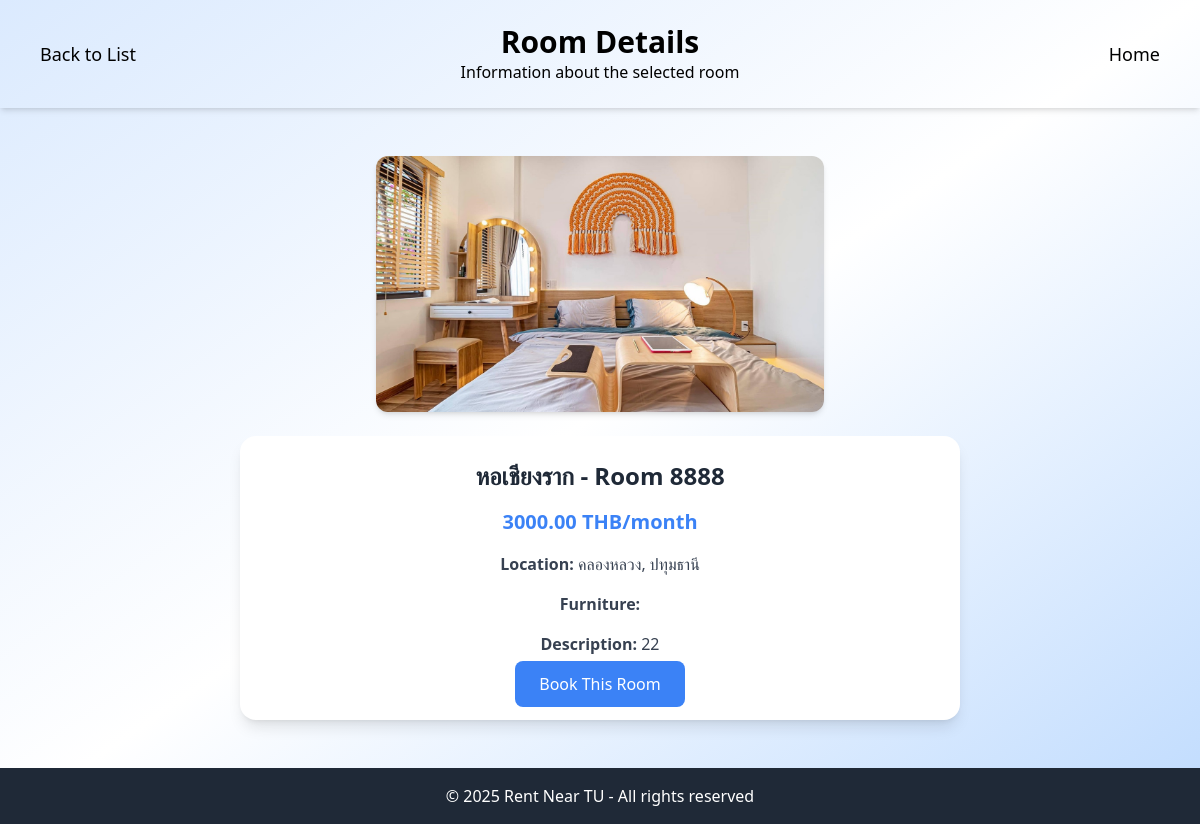
The app's page /rooms/14/ with its own data.
### myapp/models.py (models this page shows, shortened)
class Room(models.Model):
    landlord = models.ForeignKey(Landlord, on_delete=models.CASCADE, related_name='rooms', null=True, blank=True)
    dorm_name = models.CharField(max_length=255)
    room_name = models.CharField(max_length=255)
    image = models.ImageField(upload_to='room_images/', blank=True, null=True)
    price = models.DecimalField(max_digits=10, decimal_places=2)
    location = models.CharField(max_length=255)
    furniture = models.TextField()
    size = models.FloatField()
    description = models.TextField(blank=True, null=True)
    available = models.BooleanField(default=True)
    created_at = models.DateTimeField(auto_now_add=True)

### myapp/views.py (the view)
# urls.py: path('rooms/<int:pk>/', views.RoomDetailView.as_view(), name='room_detail'),
class RoomDetailView(DetailView):
    model = Room
    template_name = 'room_detail.html'
    context_object_name = 'room'

### myapp/templates/room_detail.html (shortened to what this page needs)
<!DOCTYPE html>
<html lang="en">
<head>
    <script src="https://cdn.tailwindcss.com"></script>
</head>
<body class="bg-gradient-to-br from-blue-100 via-white to-blue-200 min-h-screen flex flex-col items-center justify-between font-sans space-y-6">
    <header class="text-white p-6 text-center w-full shadow-md">
        <h1 class="text-3xl font-bold text-black">Room Details</h1>
        <p class="text-black">Information about the selected room</p>
    </header>
    <nav class="absolute top-4 right-10">
        <ul class="flex space-x-6">
            <li><a href="{% url 'home' %}" class="text-black hover:text-blue-400 font-medium text-lg">Home</a></li>
        </ul>
    </nav>
    <nav class="absolute top-4 left-10">
        <ul class="flex space-x-6">
            <li><a href="{% url 'room_list' %}" class="text-black hover:text-blue-400 font-medium text-lg">Back to List</a></li>
        </ul>
    </nav>
    <section class="container mx-auto p-6 w-full max-w-3xl flex-1">
        <div class="text-center">
            <div class="mb-6">
                {% if room.image %}
                    <img src="{{ room.image.url }}" alt="Room Image" class="mx-auto w-full max-w-md h-64 object-cover rounded-xl shadow-md">
                {% else %}
                    <div class="mx-auto w-full max-w-md h-64 bg-gray-300 flex items-center justify-center text-white rounded-xl shadow-md">
                        No Image Available
                    </div>
                {% endif %}
            </div>
            <div class="bg-white shadow-lg rounded-2xl p-6 text-center space-y-4">
                <h2 class="text-2xl font-semibold text-gray-800">
                    {{ room.dorm_name }} - {{ room.room_name }}
                </h2>
                <p class="text-xl font-bold text-blue-500">
                    {{ room.price }} THB/month
                </p>
                <div class="text-gray-700">
                    <strong>Location:</strong> {{ room.location }}
                </div>
                <div class="text-gray-700">
                    <strong>Furniture:</strong> {{ room.furniture }}
                </div>
                {% if room.description %}
                    <div class="text-gray-700">
                        <strong>Description:</strong> {{ room.description }}
                    </div>
                {% endif %}
                <div class="mt-6">
                    <a href="{% url 'booking_create' room.id %}" class="bg-blue-500 text-white px-6 py-3 rounded-lg hover:bg-blue-600 transition duration-300">
                        Book This Room
                    </a>
                </div>
            </div>
        </div>
    </section>
    <footer class="bg-gray-800 text-white text-center p-4 w-full mt-6">
        <p>&copy; 2025 Rent Near TU - All rights reserved</p>
    </footer>
</body>
</html>

### records on screen
Room: image (picture), dorm_name "หอเชียงราก", room_name "Room 8888", price "3000.00", location "คลองหลวง, ปทุมธานี", description "22"
